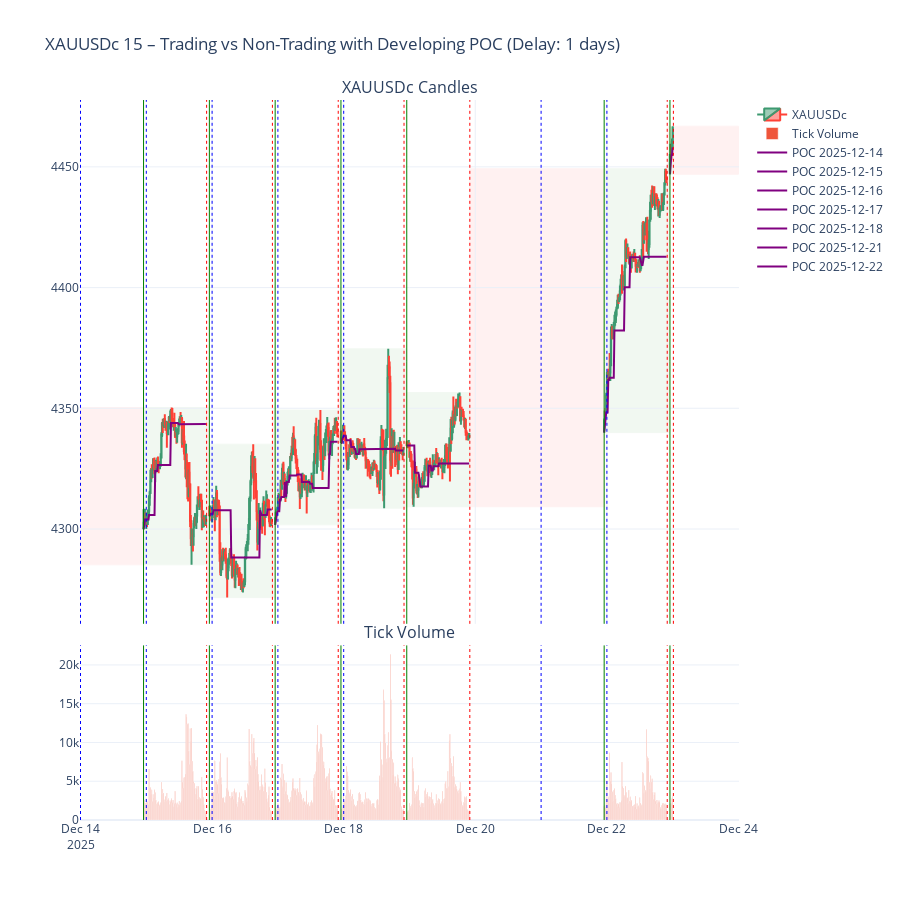

Notebook code for this chart:
### Code cell
import MetaTrader5 as mt5
import pandas as pd
import pytz
from datetime import datetime, timedelta
from plotly.subplots import make_subplots
import plotly.graph_objects as go
import numpy as np

# -------------------------------------------------
# PARAMETERS
# -------------------------------------------------
symbol = "XAUUSDc"
timeframe = mt5.TIMEFRAME_M15   # any MT5 timeframe
lookback_days = 10              # number of days to look back
delay_days = 1                  # adjustable delay (days back from today)
utc_timezone = pytz.UTC

# -------------------------------------------------
# HELPER: Convert MT5 timeframe to timedelta
# -------------------------------------------------
def timeframe_to_timedelta(tf):
    mapping = {
        mt5.TIMEFRAME_M1: timedelta(minutes=1),
        mt5.TIMEFRAME_M2: timedelta(minutes=2),
        mt5.TIMEFRAME_M3: timedelta(minutes=3),
        mt5.TIMEFRAME_M4: timedelta(minutes=4),
        mt5.TIMEFRAME_M5: timedelta(minutes=5),
        mt5.TIMEFRAME_M6: timedelta(minutes=6),
        mt5.TIMEFRAME_M10: timedelta(minutes=10),
        mt5.TIMEFRAME_M12: timedelta(minutes=12),
        mt5.TIMEFRAME_M15: timedelta(minutes=15),
        mt5.TIMEFRAME_M20: timedelta(minutes=20),
        mt5.TIMEFRAME_M30: timedelta(minutes=30),
        mt5.TIMEFRAME_H1: timedelta(hours=1),
        mt5.TIMEFRAME_H2: timedelta(hours=2),
        mt5.TIMEFRAME_H3: timedelta(hours=3),
        mt5.TIMEFRAME_H4: timedelta(hours=4),
        mt5.TIMEFRAME_H6: timedelta(hours=6),
        mt5.TIMEFRAME_H8: timedelta(hours=8),
        mt5.TIMEFRAME_H12: timedelta(hours=12),
        mt5.TIMEFRAME_D1: timedelta(days=1),
        mt5.TIMEFRAME_W1: timedelta(weeks=1),
        mt5.TIMEFRAME_MN1: timedelta(days=30),
    }
    return mapping.get(tf, timedelta(hours=1))  # default 1 hour

# -------------------------------------------------
# INITIALIZE MT5
# -------------------------------------------------
if not mt5.initialize():
    raise RuntimeError(f"MT5 initialization failed: {mt5.last_error()}")

if not mt5.symbol_select(symbol, True):
    mt5.shutdown()
    raise RuntimeError(f"Symbol not available: {symbol}")

# -------------------------------------------------
# FETCH DATA RANGE WITH DELAY
# -------------------------------------------------
utc_now = datetime.now(utc_timezone).replace(hour=0, minute=0, second=0, microsecond=0)
utc_now -= timedelta(days=delay_days)  # shift by adjustable delay
utc_from = utc_now - timedelta(days=lookback_days)  # lookback window

rates = mt5.copy_rates_range(symbol, timeframe, utc_from, utc_now)
mt5.shutdown()

if rates is None or len(rates) == 0:
    raise RuntimeError("No data returned from MT5")

df = pd.DataFrame(rates)
df["time"] = pd.to_datetime(df["time"], unit="s", utc=True)
df.set_index("time", inplace=True)
df.sort_index(inplace=True)

# -------------------------------------------------
# DETECT TRADING SESSIONS
# -------------------------------------------------
candle_delta = timeframe_to_timedelta(timeframe)
df["gap"] = df.index.to_series().diff() > candle_delta
df["session"] = df["gap"].cumsum()

trading_sessions = []
non_trading_gaps = []

# Trading sessions: consecutive candles
for session_id, group in df.groupby("session"):
    trading_sessions.append({
        "x0": group.index.min(),
        "x1": group.index.max() + candle_delta,  # include last candle
        "y0": group["low"].min(),
        "y1": group["high"].max(),
        "df": group  # store session dataframe for POC calculation
    })

# Non-trading gaps between sessions
for i in range(len(trading_sessions) - 1):
    gap_start = trading_sessions[i]["x1"]
    gap_end = trading_sessions[i + 1]["x0"]
    if gap_start < gap_end:
        non_trading_gaps.append({
            "x0": gap_start,
            "x1": gap_end,
            "y0": min(trading_sessions[i]["y0"], trading_sessions[i+1]["y0"]),
            "y1": max(trading_sessions[i]["y1"], trading_sessions[i+1]["y1"])
        })

# Gaps before first session and after last session
first_candle = trading_sessions[0]
last_candle = trading_sessions[-1]
day_start = datetime.combine(first_candle["x0"].date(), datetime.min.time()).replace(tzinfo=utc_timezone)
day_end = datetime.combine(last_candle["x1"].date(), datetime.max.time()).replace(tzinfo=utc_timezone)

if day_start < first_candle["x0"]:
    non_trading_gaps.insert(0, {"x0": day_start, "x1": first_candle["x0"], "y0": first_candle["y0"], "y1": first_candle["y1"]})
if last_candle["x1"] < day_end:
    non_trading_gaps.append({"x0": last_candle["x1"], "x1": day_end, "y0": last_candle["y0"], "y1": last_candle["y1"]})

# -------------------------------------------------
# PLOTLY FIGURE
# -------------------------------------------------
fig = make_subplots(
    rows=2,
    cols=1,
    shared_xaxes=True,
    vertical_spacing=0.03,
    row_heights=[0.75, 0.25],
    subplot_titles=(f"{symbol} Candles", "Tick Volume")
)

# Candlesticks
fig.add_trace(
    go.Candlestick(
        x=df.index,
        open=df["open"],
        high=df["high"],
        low=df["low"],
        close=df["close"],
        name=symbol
    ),
    row=1,
    col=1
)

# Tick volume
fig.add_trace(
    go.Bar(
        x=df.index,
        y=df["tick_volume"],
        name="Tick Volume"
    ),
    row=2,
    col=1
)

# Trading sessions (green rectangles)
for session in trading_sessions:
    fig.add_shape(
        type="rect",
        x0=session["x0"],
        x1=session["x1"],
        y0=session["y0"],
        y1=session["y1"],
        line=dict(color="green", width=1),
        fillcolor="green",
        opacity=0.05,
        layer="below"
    )

# Non-trading gaps (red rectangles)
for gap in non_trading_gaps:
    fig.add_shape(
        type="rect",
        x0=gap["x0"],
        x1=gap["x1"],
        y0=gap["y0"],
        y1=gap["y1"],
        line=dict(color="red", width=1),
        fillcolor="red",
        opacity=0.05,
        layer="below"
    )

# -------------------------------------------------
# VERTICAL LINES: session start, session end, 0:00 UTC (all panes)
# -------------------------------------------------
for session in trading_sessions:
    session_start = session["x0"]
    session_end = session["x1"]
    day_midnight = datetime.combine(session_start.date(), datetime.min.time()).replace(tzinfo=utc_timezone)

    fig.add_vline(x=day_midnight, line=dict(color="blue", width=1, dash="dot"), row="all", col=1)
    fig.add_vline(x=session_start, line=dict(color="green", width=1, dash="solid"), row="all", col=1)
    fig.add_vline(x=session_end, line=dict(color="red", width=1, dash="dot"), row="all", col=1)

# -------------------------------------------------
# DEVELOPING POC (Point of Control) WITH 0.25 PRICE INTERVAL
# -------------------------------------------------
for session in trading_sessions:
    sess_df = session["df"]
    poc_prices = []
    poc_times = []

    cumulative_volume = {}

    for idx, row in sess_df.iterrows():
        # Fine-grained price levels at 0.25 intervals
        price_levels = np.arange(row["low"], row["high"] + 0.01, 0.01)
        vol_per_level = row["tick_volume"] / len(price_levels)
        for price in price_levels:
            price = round(price, 2)  # avoid float precision issues
            cumulative_volume[price] = cumulative_volume.get(price, 0) + vol_per_level

        # Current POC (price with max cumulative volume)
        poc_price = max(cumulative_volume, key=cumulative_volume.get)
        poc_prices.append(poc_price)
        poc_times.append(idx)

    # Plot developing POC
    fig.add_trace(
        go.Scatter(
            x=poc_times,
            y=poc_prices,
            mode="lines",
            line=dict(color="purple", width=2),
            name=f"POC {session['x0'].date()}"
        ),
        row=1,
        col=1
    )

# -------------------------------------------------
# LAYOUT
# -------------------------------------------------
fig.update_layout(
    title=f"{symbol} {timeframe} – Trading vs Non-Trading with Developing POC (Delay: {delay_days} days)",
    height=900,
    xaxis_rangeslider_visible=False,
    showlegend=True,
    template="plotly_white"
)

fig.show()

### Figure 1 — Plotly figure (JSON) as saved in the notebook; plotly's stock layout.template omitted (floating-point values rounded to 4 significant figures; data arrays with more than 128 entries replaced by an {"elided": "..."} marker saying what was removed)
{"data": [{"close": {"elided": "557 float values"}, "high": {"elided": "557 float values"}, "low": {"elided": "557 float values"}, "name": "XAUUSDc", "open": {"elided": "557 float values"}, "type": "candlestick", "x": {"elided": "557 str values"}, "xaxis": "x", "yaxis": "y"}, {"name": "Tick Volume", "type": "bar", "x": {"elided": "557 str values"}, "xaxis": "x2", "y": {"elided": "557 int values"}, "yaxis": "y2"}, {"line": {"color": "purple", "width": 2}, "mode": "lines", "name": "POC 2025-12-14", "type": "scatter", "x": ["2025-12-14T23:00:00+00:00", "2025-12-14T23:15:00+00:00", "2025-12-14T23:30:00+00:00", "2025-12-14T23:45:00+00:00", "2025-12-15T00:00:00+00:00", "2025-12-15T00:15:00+00:00", "2025-12-15T00:30:00+00:00", "2025-12-15T00:45:00+00:00", "2025-12-15T01:00:00+00:00", "2025-12-15T01:15:00+00:00", "2025-12-15T01:30:00+00:00", "2025-12-15T01:45:00+00:00", "2025-12-15T02:00:00+00:00", "2025-12-15T02:15:00+00:00", "2025-12-15T02:30:00+00:00", "2025-12-15T02:45:00+00:00", "2025-12-15T03:00:00+00:00", "2025-12-15T03:15:00+00:00", "2025-12-15T03:30:00+00:00", "2025-12-15T03:45:00+00:00", "2025-12-15T04:00:00+00:00", "2025-12-15T04:15:00+00:00", "2025-12-15T04:30:00+00:00", "2025-12-15T04:45:00+00:00", "2025-12-15T05:00:00+00:00", "2025-12-15T05:15:00+00:00", "2025-12-15T05:30:00+00:00", "2025-12-15T05:45:00+00:00", "2025-12-15T06:00:00+00:00", "2025-12-15T06:15:00+00:00", "2025-12-15T06:30:00+00:00", "2025-12-15T06:45:00+00:00", "2025-12-15T07:00:00+00:00", "2025-12-15T07:15:00+00:00", "2025-12-15T07:30:00+00:00", "2025-12-15T07:45:00+00:00", "2025-12-15T08:00:00+00:00", "2025-12-15T08:15:00+00:00", "2025-12-15T08:30:00+00:00", "2025-12-15T08:45:00+00:00", "2025-12-15T09:00:00+00:00", "2025-12-15T09:15:00+00:00", "2025-12-15T09:30:00+00:00", "2025-12-15T09:45:00+00:00", "2025-12-15T10:00:00+00:00", "2025-12-15T10:15:00+00:00", "2025-12-15T10:30:00+00:00", "2025-12-15T10:45:00+00:00", "2025-12-15T11:00:00+00:00", "2025-12-15T11:15:00+00:00", "2025-12-15T11:30:00+00:00", "2025-12-15T11:45:00+00:00", "2025-12-15T12:00:00+00:00", "2025-12-15T12:15:00+00:00", "2025-12-15T12:30:00+00:00", "2025-12-15T12:45:00+00:00", "2025-12-15T13:00:00+00:00", "2025-12-15T13:15:00+00:00", "2025-12-15T13:30:00+00:00", "2025-12-15T13:45:00+00:00", "2025-12-15T14:00:00+00:00", "2025-12-15T14:15:00+00:00", "2025-12-15T14:30:00+00:00", "2025-12-15T14:45:00+00:00", "2025-12-15T15:00:00+00:00", "2025-12-15T15:15:00+00:00", "2025-12-15T15:30:00+00:00", "2025-12-15T15:45:00+00:00", "2025-12-15T16:00:00+00:00", "2025-12-15T16:15:00+00:00", "2025-12-15T16:30:00+00:00", "2025-12-15T16:45:00+00:00", "2025-12-15T17:00:00+00:00", "2025-12-15T17:15:00+00:00", "2025-12-15T17:30:00+00:00", "2025-12-15T17:45:00+00:00", "2025-12-15T18:00:00+00:00", "2025-12-15T18:15:00+00:00", "2025-12-15T18:30:00+00:00", "2025-12-15T18:45:00+00:00", "2025-12-15T19:00:00+00:00", "2025-12-15T19:15:00+00:00", "2025-12-15T19:30:00+00:00", "2025-12-15T19:45:00+00:00", "2025-12-15T20:00:00+00:00", "2025-12-15T20:15:00+00:00", "2025-12-15T20:30:00+00:00", "2025-12-15T20:45:00+00:00", "2025-12-15T21:00:00+00:00", "2025-12-15T21:15:00+00:00", "2025-12-15T21:30:00+00:00", "2025-12-15T21:45:00+00:00"], "xaxis": "x", "y": [4300.0, 4303.0, 4304.0, 4304.0, 4304.0, 4304.0, 4304.0, 4304.0, 4306.0, 4306.0, 4306.0, 4306.0, 4306.0, 4306.0, 4306.0, 4306.0, 4306.0, 4324.0, 4324.0, 4324.0, 4324.0, 4327.0, 4327.0, 4327.0, 4327.0, 4327.0, 4327.0, 4327.0, 4327.0, 4327.0, 4327.0, 4327.0, 4327.0, 4327.0, 4327.0, 4327.0, 4327.0, 4327.0, 4327.0, 4327.0, 4344.0, 4344.0, 4344.0, 4344.0, 4344.0, 4344.0, 4344.0, 4344.0, 4344.0, 4344.0, 4344.0, 4343.0, 4343.0, 4343.0, 4343.0, 4344.0, 4344.0, 4344.0, 4344.0, 4344.0, 4344.0, 4344.0, 4344.0, 4344.0, 4344.0, 4344.0, 4344.0, 4344.0, 4344.0, 4344.0, 4344.0, 4344.0, 4344.0, 4344.0, 4344.0, 4344.0, 4344.0, 4344.0, 4344.0, 4344.0, 4344.0, 4344.0, 4344.0, 4344.0, 4344.0, 4344.0, 4344.0, 4344.0, 4344.0, 4344.0, 4344.0, 4344.0], "yaxis": "y"}, {"line": {"color": "purple", "width": 2}, "mode": "lines", "name": "POC 2025-12-15", "type": "scatter", "x": ["2025-12-15T23:00:00+00:00", "2025-12-15T23:15:00+00:00", "2025-12-15T23:30:00+00:00", "2025-12-15T23:45:00+00:00", "2025-12-16T00:00:00+00:00", "2025-12-16T00:15:00+00:00", "2025-12-16T00:30:00+00:00", "2025-12-16T00:45:00+00:00", "2025-12-16T01:00:00+00:00", "2025-12-16T01:15:00+00:00", "2025-12-16T01:30:00+00:00", "2025-12-16T01:45:00+00:00", "2025-12-16T02:00:00+00:00", "2025-12-16T02:15:00+00:00", "2025-12-16T02:30:00+00:00", "2025-12-16T02:45:00+00:00", "2025-12-16T03:00:00+00:00", "2025-12-16T03:15:00+00:00", "2025-12-16T03:30:00+00:00", "2025-12-16T03:45:00+00:00", "2025-12-16T04:00:00+00:00", "2025-12-16T04:15:00+00:00", "2025-12-16T04:30:00+00:00", "2025-12-16T04:45:00+00:00", "2025-12-16T05:00:00+00:00", "2025-12-16T05:15:00+00:00", "2025-12-16T05:30:00+00:00", "2025-12-16T05:45:00+00:00", "2025-12-16T06:00:00+00:00", "2025-12-16T06:15:00+00:00", "2025-12-16T06:30:00+00:00", "2025-12-16T06:45:00+00:00", "2025-12-16T07:00:00+00:00", "2025-12-16T07:15:00+00:00", "2025-12-16T07:30:00+00:00", "2025-12-16T07:45:00+00:00", "2025-12-16T08:00:00+00:00", "2025-12-16T08:15:00+00:00", "2025-12-16T08:30:00+00:00", "2025-12-16T08:45:00+00:00", "2025-12-16T09:00:00+00:00", "2025-12-16T09:15:00+00:00", "2025-12-16T09:30:00+00:00", "2025-12-16T09:45:00+00:00", "2025-12-16T10:00:00+00:00", "2025-12-16T10:15:00+00:00", "2025-12-16T10:30:00+00:00", "2025-12-16T10:45:00+00:00", "2025-12-16T11:00:00+00:00", "2025-12-16T11:15:00+00:00", "2025-12-16T11:30:00+00:00", "2025-12-16T11:45:00+00:00", "2025-12-16T12:00:00+00:00", "2025-12-16T12:15:00+00:00", "2025-12-16T12:30:00+00:00", "2025-12-16T12:45:00+00:00", "2025-12-16T13:00:00+00:00", "2025-12-16T13:15:00+00:00", "2025-12-16T13:30:00+00:00", "2025-12-16T13:45:00+00:00", "2025-12-16T14:00:00+00:00", "2025-12-16T14:15:00+00:00", "2025-12-16T14:30:00+00:00", "2025-12-16T14:45:00+00:00", "2025-12-16T15:00:00+00:00", "2025-12-16T15:15:00+00:00", "2025-12-16T15:30:00+00:00", "2025-12-16T15:45:00+00:00", "2025-12-16T16:00:00+00:00", "2025-12-16T16:15:00+00:00", "2025-12-16T16:30:00+00:00", "2025-12-16T16:45:00+00:00", "2025-12-16T17:00:00+00:00", "2025-12-16T17:15:00+00:00", "2025-12-16T17:30:00+00:00", "2025-12-16T17:45:00+00:00", "2025-12-16T18:00:00+00:00", "2025-12-16T18:15:00+00:00", "2025-12-16T18:30:00+00:00", "2025-12-16T18:45:00+00:00", "2025-12-16T19:00:00+00:00", "2025-12-16T19:15:00+00:00", "2025-12-16T19:30:00+00:00", "2025-12-16T19:45:00+00:00", "2025-12-16T20:00:00+00:00", "2025-12-16T20:15:00+00:00", "2025-12-16T20:30:00+00:00", "2025-12-16T20:45:00+00:00", "2025-12-16T21:00:00+00:00", "2025-12-16T21:15:00+00:00", "2025-12-16T21:30:00+00:00", "2025-12-16T21:45:00+00:00"], "xaxis": "x", "y": [4305.0, 4306.0, 4306.0, 4306.0, 4306.0, 4306.0, 4308.0, 4308.0, 4308.0, 4308.0, 4308.0, 4308.0, 4308.0, 4308.0, 4308.0, 4308.0, 4308.0, 4308.0, 4308.0, 4308.0, 4308.0, 4308.0, 4308.0, 4308.0, 4308.0, 4308.0, 4308.0, 4308.0, 4308.0, 4308.0, 4308.0, 4308.0, 4288.0, 4288.0, 4288.0, 4288.0, 4288.0, 4288.0, 4288.0, 4288.0, 4288.0, 4288.0, 4288.0, 4288.0, 4288.0, 4288.0, 4288.0, 4288.0, 4288.0, 4288.0, 4288.0, 4288.0, 4288.0, 4288.0, 4288.0, 4288.0, 4288.0, 4288.0, 4288.0, 4288.0, 4288.0, 4288.0, 4288.0, 4288.0, 4288.0, 4288.0, 4288.0, 4288.0, 4288.0, 4288.0, 4288.0, 4288.0, 4288.0, 4288.0, 4308.0, 4306.0, 4306.0, 4306.0, 4306.0, 4306.0, 4306.0, 4306.0, 4306.0, 4306.0, 4306.0, 4308.0, 4308.0, 4308.0, 4308.0, 4308.0, 4308.0, 4308.0], "yaxis": "y"}, {"line": {"color": "purple", "width": 2}, "mode": "lines", "name": "POC 2025-12-16", "type": "scatter", "x": ["2025-12-16T23:00:00+00:00", "2025-12-16T23:15:00+00:00", "2025-12-16T23:30:00+00:00", "2025-12-16T23:45:00+00:00", "2025-12-17T00:00:00+00:00", "2025-12-17T00:15:00+00:00", "2025-12-17T00:30:00+00:00", "2025-12-17T00:45:00+00:00", "2025-12-17T01:00:00+00:00", "2025-12-17T01:15:00+00:00", "2025-12-17T01:30:00+00:00", "2025-12-17T01:45:00+00:00", "2025-12-17T02:00:00+00:00", "2025-12-17T02:15:00+00:00", "2025-12-17T02:30:00+00:00", "2025-12-17T02:45:00+00:00", "2025-12-17T03:00:00+00:00", "2025-12-17T03:15:00+00:00", "2025-12-17T03:30:00+00:00", "2025-12-17T03:45:00+00:00", "2025-12-17T04:00:00+00:00", "2025-12-17T04:15:00+00:00", "2025-12-17T04:30:00+00:00", "2025-12-17T04:45:00+00:00", "2025-12-17T05:00:00+00:00", "2025-12-17T05:15:00+00:00", "2025-12-17T05:30:00+00:00", "2025-12-17T05:45:00+00:00", "2025-12-17T06:00:00+00:00", "2025-12-17T06:15:00+00:00", "2025-12-17T06:30:00+00:00", "2025-12-17T06:45:00+00:00", "2025-12-17T07:00:00+00:00", "2025-12-17T07:15:00+00:00", "2025-12-17T07:30:00+00:00", "2025-12-17T07:45:00+00:00", "2025-12-17T08:00:00+00:00", "2025-12-17T08:15:00+00:00", "2025-12-17T08:30:00+00:00", "2025-12-17T08:45:00+00:00", "2025-12-17T09:00:00+00:00", "2025-12-17T09:15:00+00:00", "2025-12-17T09:30:00+00:00", "2025-12-17T09:45:00+00:00", "2025-12-17T10:00:00+00:00", "2025-12-17T10:15:00+00:00", "2025-12-17T10:30:00+00:00", "2025-12-17T10:45:00+00:00", "2025-12-17T11:00:00+00:00", "2025-12-17T11:15:00+00:00", "2025-12-17T11:30:00+00:00", "2025-12-17T11:45:00+00:00", "2025-12-17T12:00:00+00:00", "2025-12-17T12:15:00+00:00", "2025-12-17T12:30:00+00:00", "2025-12-17T12:45:00+00:00", "2025-12-17T13:00:00+00:00", "2025-12-17T13:15:00+00:00", "2025-12-17T13:30:00+00:00", "2025-12-17T13:45:00+00:00", "2025-12-17T14:00:00+00:00", "2025-12-17T14:15:00+00:00", "2025-12-17T14:30:00+00:00", "2025-12-17T14:45:00+00:00", "2025-12-17T15:00:00+00:00", "2025-12-17T15:15:00+00:00", "2025-12-17T15:30:00+00:00", "2025-12-17T15:45:00+00:00", "2025-12-17T16:00:00+00:00", "2025-12-17T16:15:00+00:00", "2025-12-17T16:30:00+00:00", "2025-12-17T16:45:00+00:00", "2025-12-17T17:00:00+00:00", "2025-12-17T17:15:00+00:00", "2025-12-17T17:30:00+00:00", "2025-12-17T17:45:00+00:00", "2025-12-17T18:00:00+00:00", "2025-12-17T18:15:00+00:00", "2025-12-17T18:30:00+00:00", "2025-12-17T18:45:00+00:00", "2025-12-17T19:00:00+00:00", "2025-12-17T19:15:00+00:00", "2025-12-17T19:30:00+00:00", "2025-12-17T19:45:00+00:00", "2025-12-17T20:00:00+00:00", "2025-12-17T20:15:00+00:00", "2025-12-17T20:30:00+00:00", "2025-12-17T20:45:00+00:00", "2025-12-17T21:00:00+00:00", "2025-12-17T21:15:00+00:00", "2025-12-17T21:30:00+00:00", "2025-12-17T21:45:00+00:00"], "xaxis": "x", "y": [4302.0, 4304.0, 4305.0, 4307.0, 4307.0, 4307.0, 4307.0, 4312.0, 4312.0, 4313.0, 4313.0, 4313.0, 4313.0, 4313.0, 4319.0, 4313.0, 4313.0, 4319.0, 4319.0, 4319.0, 4319.0, 4322.0, 4322.0, 4322.0, 4322.0, 4322.0, 4322.0, 4322.0, 4322.0, 4322.0, 4322.0, 4322.0, 4323.0, 4323.0, 4323.0, 4323.0, 4323.0, 4323.0, 4323.0, 4319.0, 4319.0, 4319.0, 4319.0, 4319.0, 4319.0, 4319.0, 4319.0, 4319.0, 4319.0, 4319.0, 4319.0, 4319.0, 4319.0, 4319.0, 4319.0, 4317.0, 4317.0, 4317.0, 4317.0, 4317.0, 4317.0, 4317.0, 4317.0, 4317.0, 4317.0, 4317.0, 4317.0, 4317.0, 4317.0, 4317.0, 4317.0, 4317.0, 4317.0, 4317.0, 4317.0, 4317.0, 4317.0, 4317.0, 4317.0, 4331.0, 4331.0, 4336.0, 4336.0, 4336.0, 4336.0, 4336.0, 4336.0, 4336.0, 4336.0, 4336.0, 4336.0, 4336.0], "yaxis": "y"}, {"line": {"color": "purple", "width": 2}, "mode": "lines", "name": "POC 2025-12-17", "type": "scatter", "x": ["2025-12-17T23:00:00+00:00", "2025-12-17T23:15:00+00:00", "2025-12-17T23:30:00+00:00", "2025-12-17T23:45:00+00:00", "2025-12-18T00:00:00+00:00", "2025-12-18T00:15:00+00:00", "2025-12-18T00:30:00+00:00", "2025-12-18T00:45:00+00:00", "2025-12-18T01:00:00+00:00", "2025-12-18T01:15:00+00:00", "2025-12-18T01:30:00+00:00", "2025-12-18T01:45:00+00:00", "2025-12-18T02:00:00+00:00", "2025-12-18T02:15:00+00:00", "2025-12-18T02:30:00+00:00", "2025-12-18T02:45:00+00:00", "2025-12-18T03:00:00+00:00", "2025-12-18T03:15:00+00:00", "2025-12-18T03:30:00+00:00", "2025-12-18T03:45:00+00:00", "2025-12-18T04:00:00+00:00", "2025-12-18T04:15:00+00:00", "2025-12-18T04:30:00+00:00", "2025-12-18T04:45:00+00:00", "2025-12-18T05:00:00+00:00", "2025-12-18T05:15:00+00:00", "2025-12-18T05:30:00+00:00", "2025-12-18T05:45:00+00:00", "2025-12-18T06:00:00+00:00", "2025-12-18T06:15:00+00:00", "2025-12-18T06:30:00+00:00", "2025-12-18T06:45:00+00:00", "2025-12-18T07:00:00+00:00", "2025-12-18T07:15:00+00:00", "2025-12-18T07:30:00+00:00", "2025-12-18T07:45:00+00:00", "2025-12-18T08:00:00+00:00", "2025-12-18T08:15:00+00:00", "2025-12-18T08:30:00+00:00", "2025-12-18T08:45:00+00:00", "2025-12-18T09:00:00+00:00", "2025-12-18T09:15:00+00:00", "2025-12-18T09:30:00+00:00", "2025-12-18T09:45:00+00:00", "2025-12-18T10:00:00+00:00", "2025-12-18T10:15:00+00:00", "2025-12-18T10:30:00+00:00", "2025-12-18T10:45:00+00:00", "2025-12-18T11:00:00+00:00", "2025-12-18T11:15:00+00:00", "2025-12-18T11:30:00+00:00", "2025-12-18T11:45:00+00:00", "2025-12-18T12:00:00+00:00", "2025-12-18T12:15:00+00:00", "2025-12-18T12:30:00+00:00", "2025-12-18T12:45:00+00:00", "2025-12-18T13:00:00+00:00", "2025-12-18T13:15:00+00:00", "2025-12-18T13:30:00+00:00", "2025-12-18T13:45:00+00:00", "2025-12-18T14:00:00+00:00", "2025-12-18T14:15:00+00:00", "2025-12-18T14:30:00+00:00", "2025-12-18T14:45:00+00:00", "2025-12-18T15:00:00+00:00", "2025-12-18T15:15:00+00:00", "2025-12-18T15:30:00+00:00", "2025-12-18T15:45:00+00:00", "2025-12-18T16:00:00+00:00", "2025-12-18T16:15:00+00:00", "2025-12-18T16:30:00+00:00", "2025-12-18T16:45:00+00:00", "2025-12-18T17:00:00+00:00", "2025-12-18T17:15:00+00:00", "2025-12-18T17:30:00+00:00", "2025-12-18T17:45:00+00:00", "2025-12-18T18:00:00+00:00", "2025-12-18T18:15:00+00:00", "2025-12-18T18:30:00+00:00", "2025-12-18T18:45:00+00:00", "2025-12-18T19:00:00+00:00", "2025-12-18T19:15:00+00:00", "2025-12-18T19:30:00+00:00", "2025-12-18T19:45:00+00:00", "2025-12-18T20:00:00+00:00", "2025-12-18T20:15:00+00:00", "2025-12-18T20:30:00+00:00", "2025-12-18T20:45:00+00:00", "2025-12-18T21:00:00+00:00", "2025-12-18T21:15:00+00:00", "2025-12-18T21:30:00+00:00", "2025-12-18T21:45:00+00:00"], "xaxis": "x", "y": [4336.0, 4336.0, 4337.0, 4339.0, 4339.0, 4339.0, 4339.0, 4339.0, 4337.0, 4337.0, 4337.0, 4337.0, 4337.0, 4337.0, 4337.0, 4334.0, 4334.0, 4334.0, 4334.0, 4334.0, 4333.0, 4333.0, 4331.0, 4331.0, 4331.0, 4331.0, 4331.0, 4333.0, 4333.0, 4333.0, 4333.0, 4333.0, 4333.0, 4333.0, 4333.0, 4333.0, 4333.0, 4333.0, 4333.0, 4333.0, 4333.0, 4333.0, 4333.0, 4333.0, 4333.0, 4333.0, 4333.0, 4333.0, 4333.0, 4333.0, 4333.0, 4333.0, 4333.0, 4333.0, 4333.0, 4333.0, 4333.0, 4333.0, 4333.0, 4333.0, 4333.0, 4333.0, 4333.0, 4333.0, 4333.0, 4333.0, 4333.0, 4333.0, 4333.0, 4333.0, 4333.0, 4333.0, 4333.0, 4333.0, 4333.0, 4333.0, 4333.0, 4333.0, 4333.0, 4333.0, 4332.0, 4332.0, 4332.0, 4332.0, 4332.0, 4332.0, 4332.0, 4332.0, 4332.0, 4332.0, 4332.0, 4332.0], "yaxis": "y"}, {"line": {"color": "purple", "width": 2}, "mode": "lines", "name": "POC 2025-12-18", "type": "scatter", "x": ["2025-12-18T23:00:00+00:00", "2025-12-18T23:15:00+00:00", "2025-12-18T23:30:00+00:00", "2025-12-18T23:45:00+00:00", "2025-12-19T00:00:00+00:00", "2025-12-19T00:15:00+00:00", "2025-12-19T00:30:00+00:00", "2025-12-19T00:45:00+00:00", "2025-12-19T01:00:00+00:00", "2025-12-19T01:15:00+00:00", "2025-12-19T01:30:00+00:00", "2025-12-19T01:45:00+00:00", "2025-12-19T02:00:00+00:00", "2025-12-19T02:15:00+00:00", "2025-12-19T02:30:00+00:00", "2025-12-19T02:45:00+00:00", "2025-12-19T03:00:00+00:00", "2025-12-19T03:15:00+00:00", "2025-12-19T03:30:00+00:00", "2025-12-19T03:45:00+00:00", "2025-12-19T04:00:00+00:00", "2025-12-19T04:15:00+00:00", "2025-12-19T04:30:00+00:00", "2025-12-19T04:45:00+00:00", "2025-12-19T05:00:00+00:00", "2025-12-19T05:15:00+00:00", "2025-12-19T05:30:00+00:00", "2025-12-19T05:45:00+00:00", "2025-12-19T06:00:00+00:00", "2025-12-19T06:15:00+00:00", "2025-12-19T06:30:00+00:00", "2025-12-19T06:45:00+00:00", "2025-12-19T07:00:00+00:00", "2025-12-19T07:15:00+00:00", "2025-12-19T07:30:00+00:00", "2025-12-19T07:45:00+00:00", "2025-12-19T08:00:00+00:00", "2025-12-19T08:15:00+00:00", "2025-12-19T08:30:00+00:00", "2025-12-19T08:45:00+00:00", "2025-12-19T09:00:00+00:00", "2025-12-19T09:15:00+00:00", "2025-12-19T09:30:00+00:00", "2025-12-19T09:45:00+00:00", "2025-12-19T10:00:00+00:00", "2025-12-19T10:15:00+00:00", "2025-12-19T10:30:00+00:00", "2025-12-19T10:45:00+00:00", "2025-12-19T11:00:00+00:00", "2025-12-19T11:15:00+00:00", "2025-12-19T11:30:00+00:00", "2025-12-19T11:45:00+00:00", "2025-12-19T12:00:00+00:00", "2025-12-19T12:15:00+00:00", "2025-12-19T12:30:00+00:00", "2025-12-19T12:45:00+00:00", "2025-12-19T13:00:00+00:00", "2025-12-19T13:15:00+00:00", "2025-12-19T13:30:00+00:00", "2025-12-19T13:45:00+00:00", "2025-12-19T14:00:00+00:00", "2025-12-19T14:15:00+00:00", "2025-12-19T14:30:00+00:00", "2025-12-19T14:45:00+00:00", "2025-12-19T15:00:00+00:00", "2025-12-19T15:15:00+00:00", "2025-12-19T15:30:00+00:00", "2025-12-19T15:45:00+00:00", "2025-12-19T16:00:00+00:00", "2025-12-19T16:15:00+00:00", "2025-12-19T16:30:00+00:00", "2025-12-19T16:45:00+00:00", "2025-12-19T17:00:00+00:00", "2025-12-19T17:15:00+00:00", "2025-12-19T17:30:00+00:00", "2025-12-19T17:45:00+00:00", "2025-12-19T18:00:00+00:00", "2025-12-19T18:15:00+00:00", "2025-12-19T18:30:00+00:00", "2025-12-19T18:45:00+00:00", "2025-12-19T19:00:00+00:00", "2025-12-19T19:15:00+00:00", "2025-12-19T19:30:00+00:00", "2025-12-19T19:45:00+00:00", "2025-12-19T20:00:00+00:00", "2025-12-19T20:15:00+00:00", "2025-12-19T20:30:00+00:00", "2025-12-19T20:45:00+00:00", "2025-12-19T21:00:00+00:00", "2025-12-19T21:15:00+00:00", "2025-12-19T21:30:00+00:00", "2025-12-19T21:45:00+00:00"], "xaxis": "x", "y": [4335.0, 4335.0, 4335.0, 4335.0, 4335.0, 4335.0, 4335.0, 4335.0, 4335.0, 4335.0, 4335.0, 4335.0, 4323.0, 4323.0, 4323.0, 4323.0, 4323.0, 4323.0, 4322.0, 4318.0, 4318.0, 4318.0, 4318.0, 4318.0, 4318.0, 4318.0, 4318.0, 4318.0, 4318.0, 4318.0, 4318.0, 4318.0, 4326.0, 4326.0, 4326.0, 4326.0, 4324.0, 4324.0, 4324.0, 4326.0, 4326.0, 4326.0, 4326.0, 4326.0, 4326.0, 4326.0, 4326.0, 4327.0, 4327.0, 4327.0, 4327.0, 4327.0, 4327.0, 4327.0, 4327.0, 4327.0, 4327.0, 4327.0, 4327.0, 4327.0, 4327.0, 4327.0, 4327.0, 4327.0, 4327.0, 4327.0, 4327.0, 4327.0, 4327.0, 4327.0, 4327.0, 4327.0, 4327.0, 4327.0, 4327.0, 4327.0, 4327.0, 4327.0, 4327.0, 4327.0, 4327.0, 4327.0, 4327.0, 4327.0, 4327.0, 4327.0, 4327.0, 4327.0, 4327.0, 4327.0, 4327.0, 4327.0], "yaxis": "y"}, {"line": {"color": "purple", "width": 2}, "mode": "lines", "name": "POC 2025-12-21", "type": "scatter", "x": ["2025-12-21T23:00:00+00:00", "2025-12-21T23:15:00+00:00", "2025-12-21T23:30:00+00:00", "2025-12-21T23:45:00+00:00", "2025-12-22T00:00:00+00:00", "2025-12-22T00:15:00+00:00", "2025-12-22T00:30:00+00:00", "2025-12-22T00:45:00+00:00", "2025-12-22T01:00:00+00:00", "2025-12-22T01:15:00+00:00", "2025-12-22T01:30:00+00:00", "2025-12-22T01:45:00+00:00", "2025-12-22T02:00:00+00:00", "2025-12-22T02:15:00+00:00", "2025-12-22T02:30:00+00:00", "2025-12-22T02:45:00+00:00", "2025-12-22T03:00:00+00:00", "2025-12-22T03:15:00+00:00", "2025-12-22T03:30:00+00:00", "2025-12-22T03:45:00+00:00", "2025-12-22T04:00:00+00:00", "2025-12-22T04:15:00+00:00", "2025-12-22T04:30:00+00:00", "2025-12-22T04:45:00+00:00", "2025-12-22T05:00:00+00:00", "2025-12-22T05:15:00+00:00", "2025-12-22T05:30:00+00:00", "2025-12-22T05:45:00+00:00", "2025-12-22T06:00:00+00:00", "2025-12-22T06:15:00+00:00", "2025-12-22T06:30:00+00:00", "2025-12-22T06:45:00+00:00", "2025-12-22T07:00:00+00:00", "2025-12-22T07:15:00+00:00", "2025-12-22T07:30:00+00:00", "2025-12-22T07:45:00+00:00", "2025-12-22T08:00:00+00:00", "2025-12-22T08:15:00+00:00", "2025-12-22T08:30:00+00:00", "2025-12-22T08:45:00+00:00", "2025-12-22T09:00:00+00:00", "2025-12-22T09:15:00+00:00", "2025-12-22T09:30:00+00:00", "2025-12-22T09:45:00+00:00", "2025-12-22T10:00:00+00:00", "2025-12-22T10:15:00+00:00", "2025-12-22T10:30:00+00:00", "2025-12-22T10:45:00+00:00", "2025-12-22T11:00:00+00:00", "2025-12-22T11:15:00+00:00", "2025-12-22T11:30:00+00:00", "2025-12-22T11:45:00+00:00", "2025-12-22T12:00:00+00:00", "2025-12-22T12:15:00+00:00", "2025-12-22T12:30:00+00:00", "2025-12-22T12:45:00+00:00", "2025-12-22T13:00:00+00:00", "2025-12-22T13:15:00+00:00", "2025-12-22T13:30:00+00:00", "2025-12-22T13:45:00+00:00", "2025-12-22T14:00:00+00:00", "2025-12-22T14:15:00+00:00", "2025-12-22T14:30:00+00:00", "2025-12-22T14:45:00+00:00", "2025-12-22T15:00:00+00:00", "2025-12-22T15:15:00+00:00", "2025-12-22T15:30:00+00:00", "2025-12-22T15:45:00+00:00", "2025-12-22T16:00:00+00:00", "2025-12-22T16:15:00+00:00", "2025-12-22T16:30:00+00:00", "2025-12-22T16:45:00+00:00", "2025-12-22T17:00:00+00:00", "2025-12-22T17:15:00+00:00", "2025-12-22T17:30:00+00:00", "2025-12-22T17:45:00+00:00", "2025-12-22T18:00:00+00:00", "2025-12-22T18:15:00+00:00", "2025-12-22T18:30:00+00:00", "2025-12-22T18:45:00+00:00", "2025-12-22T19:00:00+00:00", "2025-12-22T19:15:00+00:00", "2025-12-22T19:30:00+00:00", "2025-12-22T19:45:00+00:00", "2025-12-22T20:00:00+00:00", "2025-12-22T20:15:00+00:00", "2025-12-22T20:30:00+00:00", "2025-12-22T20:45:00+00:00", "2025-12-22T21:00:00+00:00", "2025-12-22T21:15:00+00:00", "2025-12-22T21:30:00+00:00", "2025-12-22T21:45:00+00:00"], "xaxis": "x", "y": [4340.0, 4344.0, 4347.0, 4348.0, 4348.0, 4348.0, 4362.0, 4362.0, 4363.0, 4363.0, 4363.0, 4363.0, 4363.0, 4363.0, 4363.0, 4382.0, 4382.0, 4382.0, 4382.0, 4382.0, 4382.0, 4382.0, 4382.0, 4382.0, 4382.0, 4382.0, 4382.0, 4382.0, 4382.0, 4382.0, 4400.0, 4400.0, 4400.0, 4400.0, 4400.0, 4400.0, 4400.0, 4400.0, 4413.0, 4413.0, 4413.0, 4413.0, 4413.0, 4413.0, 4413.0, 4413.0, 4413.0, 4413.0, 4413.0, 4413.0, 4413.0, 4413.0, 4413.0, 4412.0, 4409.0, 4409.0, 4409.0, 4413.0, 4413.0, 4413.0, 4413.0, 4413.0, 4413.0, 4413.0, 4413.0, 4413.0, 4413.0, 4413.0, 4413.0, 4413.0, 4413.0, 4413.0, 4413.0, 4413.0, 4413.0, 4413.0, 4413.0, 4413.0, 4413.0, 4413.0, 4413.0, 4413.0, 4413.0, 4413.0, 4413.0, 4413.0, 4413.0, 4413.0, 4413.0, 4413.0, 4413.0, 4413.0], "yaxis": "y"}, {"line": {"color": "purple", "width": 2}, "mode": "lines", "name": "POC 2025-12-22", "type": "scatter", "x": ["2025-12-22T23:00:00+00:00", "2025-12-22T23:15:00+00:00", "2025-12-22T23:30:00+00:00", "2025-12-22T23:45:00+00:00", "2025-12-23T00:00:00+00:00"], "xaxis": "x", "y": [4447.0, 4455.0, 4455.0, 4455.0, 4458.0], "yaxis": "y"}], "layout": {"annotations": [{"font": {"size": 16}, "showarrow": false, "text": "XAUUSDc Candles", "x": 0.5, "xanchor": "center", "xref": "paper", "y": 1, "yanchor": "bottom", "yref": "paper"}, {"font": {"size": 16}, "showarrow": false, "text": "Tick Volume", "x": 0.5, "xanchor": "center", "xref": "paper", "y": 0.2425, "yanchor": "bottom", "yref": "paper"}], "height": 900, "shapes": [{"fillcolor": "green", "layer": "below", "line": {"color": "green", "width": 1}, "opacity": 0.05, "type": "rect", "x0": "2025-12-14T23:00:00+00:00", "x1": "2025-12-15T22:00:00+00:00", "y0": 4285.0, "y1": 4350.0}, {"fillcolor": "green", "layer": "below", "line": {"color": "green", "width": 1}, "opacity": 0.05, "type": "rect", "x0": "2025-12-15T23:00:00+00:00", "x1": "2025-12-16T22:00:00+00:00", "y0": 4272.0, "y1": 4335.0}, {"fillcolor": "green", "layer": "below", "line": {"color": "green", "width": 1}, "opacity": 0.05, "type": "rect", "x0": "2025-12-16T23:00:00+00:00", "x1": "2025-12-17T22:00:00+00:00", "y0": 4302.0, "y1": 4349.0}, {"fillcolor": "green", "layer": "below", "line": {"color": "green", "width": 1}, "opacity": 0.05, "type": "rect", "x0": "2025-12-17T23:00:00+00:00", "x1": "2025-12-18T22:00:00+00:00", "y0": 4309.0, "y1": 4375.0}, {"fillcolor": "green", "layer": "below", "line": {"color": "green", "width": 1}, "opacity": 0.05, "type": "rect", "x0": "2025-12-18T23:00:00+00:00", "x1": "2025-12-19T22:00:00+00:00", "y0": 4309.0, "y1": 4357.0}, {"fillcolor": "green", "layer": "below", "line": {"color": "green", "width": 1}, "opacity": 0.05, "type": "rect", "x0": "2025-12-21T23:00:00+00:00", "x1": "2025-12-22T22:00:00+00:00", "y0": 4340.0, "y1": 4449.0}, {"fillcolor": "green", "layer": "below", "line": {"color": "green", "width": 1}, "opacity": 0.05, "type": "rect", "x0": "2025-12-22T23:00:00+00:00", "x1": "2025-12-23T00:15:00+00:00", "y0": 4447.0, "y1": 4467.0}, {"fillcolor": "red", "layer": "below", "line": {"color": "red", "width": 1}, "opacity": 0.05, "type": "rect", "x0": "2025-12-14T00:00:00+00:00", "x1": "2025-12-14T23:00:00+00:00", "y0": 4285.0, "y1": 4350.0}, {"fillcolor": "red", "layer": "below", "line": {"color": "red", "width": 1}, "opacity": 0.05, "type": "rect", "x0": "2025-12-15T22:00:00+00:00", "x1": "2025-12-15T23:00:00+00:00", "y0": 4272.0, "y1": 4350.0}, {"fillcolor": "red", "layer": "below", "line": {"color": "red", "width": 1}, "opacity": 0.05, "type": "rect", "x0": "2025-12-16T22:00:00+00:00", "x1": "2025-12-16T23:00:00+00:00", "y0": 4272.0, "y1": 4349.0}, {"fillcolor": "red", "layer": "below", "line": {"color": "red", "width": 1}, "opacity": 0.05, "type": "rect", "x0": "2025-12-17T22:00:00+00:00", "x1": "2025-12-17T23:00:00+00:00", "y0": 4302.0, "y1": 4375.0}, {"fillcolor": "red", "layer": "below", "line": {"color": "red", "width": 1}, "opacity": 0.05, "type": "rect", "x0": "2025-12-18T22:00:00+00:00", "x1": "2025-12-18T23:00:00+00:00", "y0": 4309.0, "y1": 4375.0}, {"fillcolor": "red", "layer": "below", "line": {"color": "red", "width": 1}, "opacity": 0.05, "type": "rect", "x0": "2025-12-19T22:00:00+00:00", "x1": "2025-12-21T23:00:00+00:00", "y0": 4309.0, "y1": 4449.0}, {"fillcolor": "red", "layer": "below", "line": {"color": "red", "width": 1}, "opacity": 0.05, "type": "rect", "x0": "2025-12-22T22:00:00+00:00", "x1": "2025-12-22T23:00:00+00:00", "y0": 4340.0, "y1": 4467.0}, {"fillcolor": "red", "layer": "below", "line": {"color": "red", "width": 1}, "opacity": 0.05, "type": "rect", "x0": "2025-12-23T00:15:00+00:00", "x1": "2025-12-23T23:59:59.999999+00:00", "y0": 4447.0, "y1": 4467.0}, {"line": {"color": "blue", "dash": "dot", "width": 1}, "type": "line", "x0": "2025-12-14T00:00:00+00:00", "x1": "2025-12-14T00:00:00+00:00", "xref": "x", "y0": 0, "y1": 1, "yref": "y domain"}, {"line": {"color": "blue", "dash": "dot", "width": 1}, "type": "line", "x0": "2025-12-14T00:00:00+00:00", "x1": "2025-12-14T00:00:00+00:00", "xref": "x2", "y0": 0, "y1": 1, "yref": "y2 domain"}, {"line": {"color": "green", "dash": "solid", "width": 1}, "type": "line", "x0": "2025-12-14T23:00:00+00:00", "x1": "2025-12-14T23:00:00+00:00", "xref": "x", "y0": 0, "y1": 1, "yref": "y domain"}, {"line": {"color": "green", "dash": "solid", "width": 1}, "type": "line", "x0": "2025-12-14T23:00:00+00:00", "x1": "2025-12-14T23:00:00+00:00", "xref": "x2", "y0": 0, "y1": 1, "yref": "y2 domain"}, {"line": {"color": "red", "dash": "dot", "width": 1}, "type": "line", "x0": "2025-12-15T22:00:00+00:00", "x1": "2025-12-15T22:00:00+00:00", "xref": "x", "y0": 0, "y1": 1, "yref": "y domain"}, {"line": {"color": "red", "dash": "dot", "width": 1}, "type": "line", "x0": "2025-12-15T22:00:00+00:00", "x1": "2025-12-15T22:00:00+00:00", "xref": "x2", "y0": 0, "y1": 1, "yref": "y2 domain"}, {"line": {"color": "blue", "dash": "dot", "width": 1}, "type": "line", "x0": "2025-12-15T00:00:00+00:00", "x1": "2025-12-15T00:00:00+00:00", "xref": "x", "y0": 0, "y1": 1, "yref": "y domain"}, {"line": {"color": "blue", "dash": "dot", "width": 1}, "type": "line", "x0": "2025-12-15T00:00:00+00:00", "x1": "2025-12-15T00:00:00+00:00", "xref": "x2", "y0": 0, "y1": 1, "yref": "y2 domain"}, {"line": {"color": "green", "dash": "solid", "width": 1}, "type": "line", "x0": "2025-12-15T23:00:00+00:00", "x1": "2025-12-15T23:00:00+00:00", "xref": "x", "y0": 0, "y1": 1, "yref": "y domain"}, {"line": {"color": "green", "dash": "solid", "width": 1}, "type": "line", "x0": "2025-12-15T23:00:00+00:00", "x1": "2025-12-15T23:00:00+00:00", "xref": "x2", "y0": 0, "y1": 1, "yref": "y2 domain"}, {"line": {"color": "red", "dash": "dot", "width": 1}, "type": "line", "x0": "2025-12-16T22:00:00+00:00", "x1": "2025-12-16T22:00:00+00:00", "xref": "x", "y0": 0, "y1": 1, "yref": "y domain"}, {"line": {"color": "red", "dash": "dot", "width": 1}, "type": "line", "x0": "2025-12-16T22:00:00+00:00", "x1": "2025-12-16T22:00:00+00:00", "xref": "x2", "y0": 0, "y1": 1, "yref": "y2 domain"}, {"line": {"color": "blue", "dash": "dot", "width": 1}, "type": "line", "x0": "2025-12-16T00:00:00+00:00", "x1": "2025-12-16T00:00:00+00:00", "xref": "x", "y0": 0, "y1": 1, "yref": "y domain"}, {"line": {"color": "blue", "dash": "dot", "width": 1}, "type": "line", "x0": "2025-12-16T00:00:00+00:00", "x1": "2025-12-16T00:00:00+00:00", "xref": "x2", "y0": 0, "y1": 1, "yref": "y2 domain"}, {"line": {"color": "green", "dash": "solid", "width": 1}, "type": "line", "x0": "2025-12-16T23:00:00+00:00", "x1": "2025-12-16T23:00:00+00:00", "xref": "x", "y0": 0, "y1": 1, "yref": "y domain"}, {"line": {"color": "green", "dash": "solid", "width": 1}, "type": "line", "x0": "2025-12-16T23:00:00+00:00", "x1": "2025-12-16T23:00:00+00:00", "xref": "x2", "y0": 0, "y1": 1, "yref": "y2 domain"}, {"line": {"color": "red", "dash": "dot", "width": 1}, "type": "line", "x0": "2025-12-17T22:00:00+00:00", "x1": "2025-12-17T22:00:00+00:00", "xref": "x", "y0": 0, "y1": 1, "yref": "y domain"}, {"line": {"color": "red", "dash": "dot", "width": 1}, "type": "line", "x0": "2025-12-17T22:00:00+00:00", "x1": "2025-12-17T22:00:00+00:00", "xref": "x2", "y0": 0, "y1": 1, "yref": "y2 domain"}, {"line": {"color": "blue", "dash": "dot", "width": 1}, "type": "line", "x0": "2025-12-17T00:00:00+00:00", "x1": "2025-12-17T00:00:00+00:00", "xref": "x", "y0": 0, "y1": 1, "yref": "y domain"}, {"line": {"color": "blue", "dash": "dot", "width": 1}, "type": "line", "x0": "2025-12-17T00:00:00+00:00", "x1": "2025-12-17T00:00:00+00:00", "xref": "x2", "y0": 0, "y1": 1, "yref": "y2 domain"}, {"line": {"color": "green", "dash": "solid", "width": 1}, "type": "line", "x0": "2025-12-17T23:00:00+00:00", "x1": "2025-12-17T23:00:00+00:00", "xref": "x", "y0": 0, "y1": 1, "yref": "y domain"}, {"line": {"color": "green", "dash": "solid", "width": 1}, "type": "line", "x0": "2025-12-17T23:00:00+00:00", "x1": "2025-12-17T23:00:00+00:00", "xref": "x2", "y0": 0, "y1": 1, "yref": "y2 domain"}, {"line": {"color": "red", "dash": "dot", "width": 1}, "type": "line", "x0": "2025-12-18T22:00:00+00:00", "x1": "2025-12-18T22:00:00+00:00", "xref": "x", "y0": 0, "y1": 1, "yref": "y domain"}, {"line": {"color": "red", "dash": "dot", "width": 1}, "type": "line", "x0": "2025-12-18T22:00:00+00:00", "x1": "2025-12-18T22:00:00+00:00", "xref": "x2", "y0": 0, "y1": 1, "yref": "y2 domain"}, {"line": {"color": "blue", "dash": "dot", "width": 1}, "type": "line", "x0": "2025-12-18T00:00:00+00:00", "x1": "2025-12-18T00:00:00+00:00", "xref": "x", "y0": 0, "y1": 1, "yref": "y domain"}, {"line": {"color": "blue", "dash": "dot", "width": 1}, "type": "line", "x0": "2025-12-18T00:00:00+00:00", "x1": "2025-12-18T00:00:00+00:00", "xref": "x2", "y0": 0, "y1": 1, "yref": "y2 domain"}, {"line": {"color": "green", "dash": "solid", "width": 1}, "type": "line", "x0": "2025-12-18T23:00:00+00:00", "x1": "2025-12-18T23:00:00+00:00", "xref": "x", "y0": 0, "y1": 1, "yref": "y domain"}, {"line": {"color": "green", "dash": "solid", "width": 1}, "type": "line", "x0": "2025-12-18T23:00:00+00:00", "x1": "2025-12-18T23:00:00+00:00", "xref": "x2", "y0": 0, "y1": 1, "yref": "y2 domain"}, {"line": {"color": "red", "dash": "dot", "width": 1}, "type": "line", "x0": "2025-12-19T22:00:00+00:00", "x1": "2025-12-19T22:00:00+00:00", "xref": "x", "y0": 0, "y1": 1, "yref": "y domain"}, {"line": {"color": "red", "dash": "dot", "width": 1}, "type": "line", "x0": "2025-12-19T22:00:00+00:00", "x1": "2025-12-19T22:00:00+00:00", "xref": "x2", "y0": 0, "y1": 1, "yref": "y2 domain"}, {"line": {"color": "blue", "dash": "dot", "width": 1}, "type": "line", "x0": "2025-12-21T00:00:00+00:00", "x1": "2025-12-21T00:00:00+00:00", "xref": "x", "y0": 0, "y1": 1, "yref": "y domain"}, {"line": {"color": "blue", "dash": "dot", "width": 1}, "type": "line", "x0": "2025-12-21T00:00:00+00:00", "x1": "2025-12-21T00:00:00+00:00", "xref": "x2", "y0": 0, "y1": 1, "yref": "y2 domain"}, {"line": {"color": "green", "dash": "solid", "width": 1}, "type": "line", "x0": "2025-12-21T23:00:00+00:00", "x1": "2025-12-21T23:00:00+00:00", "xref": "x", "y0": 0, "y1": 1, "yref": "y domain"}, {"line": {"color": "green", "dash": "solid", "width": 1}, "type": "line", "x0": "2025-12-21T23:00:00+00:00", "x1": "2025-12-21T23:00:00+00:00", "xref": "x2", "y0": 0, "y1": 1, "yref": "y2 domain"}, {"line": {"color": "red", "dash": "dot", "width": 1}, "type": "line", "x0": "2025-12-22T22:00:00+00:00", "x1": "2025-12-22T22:00:00+00:00", "xref": "x", "y0": 0, "y1": 1, "yref": "y domain"}, {"line": {"color": "red", "dash": "dot", "width": 1}, "type": "line", "x0": "2025-12-22T22:00:00+00:00", "x1": "2025-12-22T22:00:00+00:00", "xref": "x2", "y0": 0, "y1": 1, "yref": "y2 domain"}, {"line": {"color": "blue", "dash": "dot", "width": 1}, "type": "line", "x0": "2025-12-22T00:00:00+00:00", "x1": "2025-12-22T00:00:00+00:00", "xref": "x", "y0": 0, "y1": 1, "yref": "y domain"}, {"line": {"color": "blue", "dash": "dot", "width": 1}, "type": "line", "x0": "2025-12-22T00:00:00+00:00", "x1": "2025-12-22T00:00:00+00:00", "xref": "x2", "y0": 0, "y1": 1, "yref": "y2 domain"}, {"line": {"color": "green", "dash": "solid", "width": 1}, "type": "line", "x0": "2025-12-22T23:00:00+00:00", "x1": "2025-12-22T23:00:00+00:00", "xref": "x", "y0": 0, "y1": 1, "yref": "y domain"}, {"line": {"color": "green", "dash": "solid", "width": 1}, "type": "line", "x0": "2025-12-22T23:00:00+00:00", "x1": "2025-12-22T23:00:00+00:00", "xref": "x2", "y0": 0, "y1": 1, "yref": "y2 domain"}, {"line": {"color": "red", "dash": "dot", "width": 1}, "type": "line", "x0": "2025-12-23T00:15:00+00:00", "x1": "2025-12-23T00:15:00+00:00", "xref": "x", "y0": 0, "y1": 1, "yref": "y domain"}, {"line": {"color": "red", "dash": "dot", "width": 1}, "type": "line", "x0": "2025-12-23T00:15:00+00:00", "x1": "2025-12-23T00:15:00+00:00", "xref": "x2", "y0": 0, "y1": 1, "yref": "y2 domain"}], "showlegend": true, "title": {"text": "XAUUSDc 15 – Trading vs Non-Trading with Developing POC (Delay: 1 days)"}, "xaxis": {"anchor": "y", "domain": [0, 1], "matches": "x2", "rangeslider": {"visible": false}, "showticklabels": false}, "xaxis2": {"anchor": "y2", "domain": [0, 1]}, "yaxis": {"anchor": "x", "domain": [0.2725, 1]}, "yaxis2": {"anchor": "x2", "domain": [0, 0.2425]}}}
